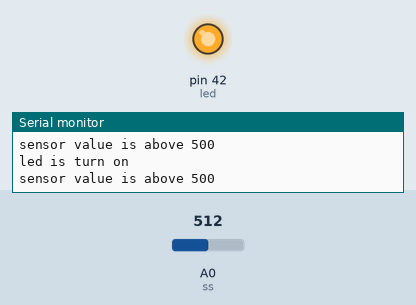
The sketch below on a simulated Arduino Mega 2560, built with avr-gcc and run on an emulated ATmega2560. On the bench: output pins drawn as LEDs (lit = HIGH), the last lines printed to the serial monitor. The inputs (shaded band) are chosen by the test bench; at power-on: A0 (ss) = 512.

Above: at 1.8 s.
1.9 s: A0 (ss) set to 487
At 2.6 s:
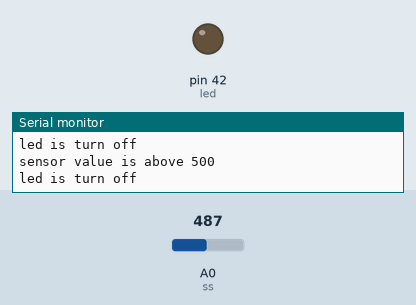
3.5 s: A0 (ss) set to 510
At 3.8 s:
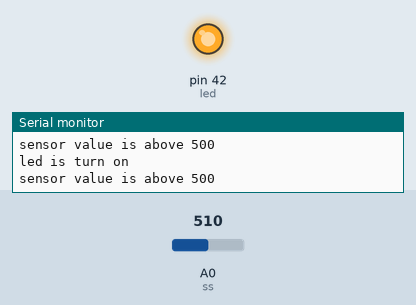
Timing chart, 0 to 6.5 s (numbered marks = the images above; inputs shaded):
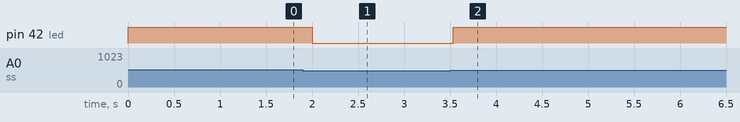

The sketch:

sketch_SS.ino
```cpp
int ss = A0;
int led = 42;
void setup() {
  // put your setup code here, to run once:
Serial.begin(9600);
pinMode(ss, INPUT);
pinMode(led, OUTPUT);
}

void loop() {
  // put your main code here, to run repeatedly:
  int V = analogRead(ss);

  if(V>500)
  {
  digitalWrite(led, HIGH);
  Serial.println("led is turn on");
  Serial.println("sensor value is above 500");
  delay(1000);
  }
  else
  {
     digitalWrite(led, LOW);
  Serial.println("led is turn off");
  Serial.println("sensor value is above 500");
  }

}
```

Measured:
- the behaviour switches between 501 and 500 on A0 (ss) (found by bisection; images 0 and 1)
- after the input at 1.9 s, pin 42 (led): HIGH → LOW after 0.10 s
- after the input at 3.5 s, pin 42 (led): LOW → HIGH at once
